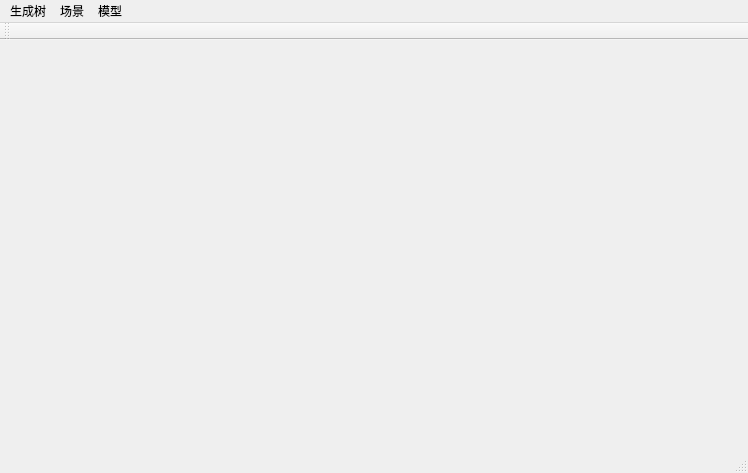
<?xml version="1.0" encoding="UTF-8"?>
<ui version="4.0">
 <class>MainWindow</class>
 <widget class="QMainWindow" name="MainWindow">
  <property name="geometry">
   <rect>
    <x>0</x>
    <y>0</y>
    <width>748</width>
    <height>473</height>
   </rect>
  </property>
  <property name="windowTitle">
   <string>MainWindow</string>
  </property>
  <widget class="QWidget" name="centralWidget"/>
  <widget class="QMenuBar" name="menuBar">
   <property name="geometry">
    <rect>
     <x>0</x>
     <y>0</y>
     <width>748</width>
     <height>23</height>
    </rect>
   </property>
   <widget class="QMenu" name="menu">
    <property name="title">
     <string>生成树</string>
    </property>
    <addaction name="action"/>
    <addaction name="action_2"/>
   </widget>
   <widget class="QMenu" name="menuLl">
    <property name="title">
     <string>场景</string>
    </property>
    <addaction name="actionLl1"/>
   </widget>
   <widget class="QMenu" name="menu_2">
    <property name="title">
     <string>模型</string>
    </property>
    <addaction name="action_7"/>
   </widget>
   <addaction name="menu"/>
   <addaction name="menuLl"/>
   <addaction name="menu_2"/>
  </widget>
  <widget class="QToolBar" name="mainToolBar">
   <attribute name="toolBarArea">
    <enum>TopToolBarArea</enum>
   </attribute>
   <attribute name="toolBarBreak">
    <bool>false</bool>
   </attribute>
  </widget>
  <widget class="QStatusBar" name="statusBar"/>
  <action name="action">
   <property name="text">
    <string>生成树形</string>
   </property>
  </action>
  <action name="action_2">
   <property name="text">
    <string>生成树形纹理</string>
   </property>
  </action>
  <action name="action_3">
   <property name="text">
    <string>生成树叶</string>
   </property>
  </action>
  <action name="action_4">
   <property name="text">
    <string>生成树叶纹理</string>
   </property>
  </action>
  <action name="actionLl1">
   <property name="text">
    <string>场景设计模式</string>
   </property>
  </action>
  <action name="action_5">
   <property name="text">
    <string>导出场景</string>
   </property>
  </action>
  <action name="action_6">
   <property name="text">
    <string>生成场景</string>
   </property>
  </action>
  <action name="action_7">
   <property name="text">
    <string>导入模型</string>
   </property>
  </action>
 </widget>
 <layoutdefault spacing="6" margin="11"/>
 <resources/>
 <connections/>
</ui>
